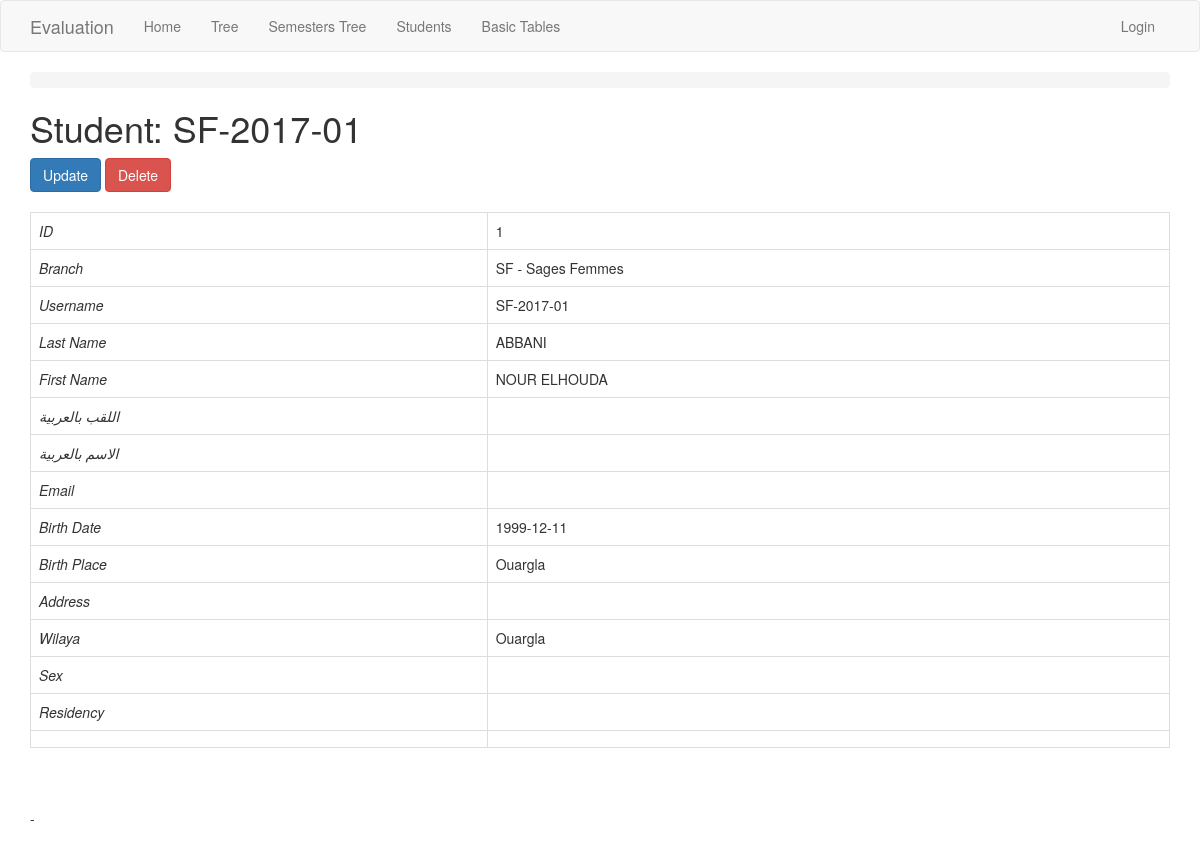
The app's page /student/view/1/ with its own data.
### app/models.py (models this page shows, shortened)
class Student(db.Model):
    id = db.Column(db.Integer, primary_key=True)
    username = db.Column(db.String(20), index=True, unique=True) # matricule
    last_name = db.Column(db.String(45), index=True)
    first_name = db.Column(db.String(45), index=True)
    email = db.Column(db.String(120))
    birth_date = db.Column(db.Date)
    birth_place = db.Column(db.String(45))
    address =  db.Column(db.String(120))
    photo = db.Column(db.String(250))
    last_name_arab = db.Column(db.String(100))
    first_name_arab = db.Column(db.String(100))
    sex = db.Column(db.String(20))
    residency = db.Column(db.String(20))
    phones = db.relationship('Phone', backref='student')
    create_time = db.Column(db.DateTime, default=datetime.utcnow)
    update_time = db.Column(db.DateTime, default=datetime.utcnow)
    branch_id = db.Column(db.Integer, db.ForeignKey('branch.id'))
    wilaya_id = db.Column(db.Integer, db.ForeignKey('wilaya.id'))
    student_sessions = db.relationship('StudentSession', back_populates='student')
    annual_grades = db.relationship('AnnualGrade', backref='student')

class Branch(db.Model):
    id = db.Column(db.Integer, primary_key=True)
    name = db.Column(db.String(100), index=True, unique=True)
    description = db.Column(db.String(150))
    school_id = db.Column(db.Integer, db.ForeignKey('school.id'))
    students = db.relationship('Student', backref='branch')
    semesters = db.relationship('Semester', backref='branch')
    promos = db.relationship('Promo', backref='branch', order_by='Promo.start_date, Promo.name')

class Wilaya(db.Model):
    id = db.Column(db.Integer, primary_key=True)
    code = db.Column(db.String(10), index=True, unique=True)
    name = db.Column(db.String(100), index=True, unique=True)
    students = db.relationship('Student', backref='wilaya')

### app/routes.py (the view)
@app.route('/student/view/<id>/', methods=['GET', 'POST'])
@register_breadcrumb(app, '.basic.student.view', 'View')
def student_view(id):
    student = Student.query.get_or_404(id)
    return render_template('student/view.html', title='Student View', student=student)

### app/templates/student/view.html (shortened to what this page needs)
{% extends "base.html" %}
{% block app_content %}
    <h1>Student: {{student.username}}</h1>
    <div>
        <a class="btn btn-primary" href="{{ url_for('student_update', id=student.id) }}">Update</a>
        <button class="btn btn-danger"
            data-href="{{url_for('student_delete', id=student.id)}}"
            data-toggle="modal" data-target="#confirm-delete">Delete
        </button>
    </div>
    <div>
        <table class="table table-bordered">
          <tr><td><i>ID</i></td> <td>{{student.id}}</td></tr>
          <tr><td><i>Branch</i></td> <td>{{student.branch.name+" - "+student.branch.description}}</td></tr>
          <tr><td><i>Username</i></td> <td>{{student.username}}</td></tr>
          <tr><td><i>Last Name</i></td> <td>{{student.last_name}}</td></tr>
          <tr><td><i>First Name</i></td> <td>{{student.first_name}}</td></tr>
          <tr><td><i>اللقب بالعربية</i></td> <td>{{student.last_name_arab | replace("None", "")}}</td></tr>
          <tr><td><i>الاسم بالعربية</i></td> <td>{{student.first_name_arab | replace("None", "")}}</td></tr>
          <tr><td><i>Email</i></td> <td>{{student.email | replace("None", "")}}</td></tr>
          <tr><td><i>Birth Date</i></td> <td>{{student.birth_date | replace("None", "")}}</td></tr>
          <tr><td><i>Birth Place</i></td> <td>{{student.birth_place | replace("None", "")}}</td></tr>
          <tr><td><i>Address</i></td> <td>{{student.address | replace("None", "")}}</td></tr>
          <tr><td><i>Wilaya</i></td> <td>{{student.wilaya.name}}</td></tr>
          <tr><td><i>Sex</i></td> <td>{{student.sex | replace("None", "")}}</td></tr>
          <tr><td><i>Residency</i></td> <td>{{student.residency | replace("None", "")}}</td></tr>
          <tr><td></td> <td></td></tr>
        </table>
      - </br>
    </div>
{% endblock %}

### records on screen
Student: username "SF-2017-01", id "1", last_name "ABBANI", first_name "NOUR ELHOUDA", birth_date "1999-12-11", birth_place "Ouargla"
Branch: branch "SF - Sages Femmes"
Wilaya: wilaya.name "Ouargla"
